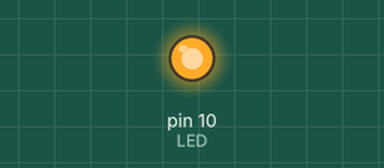
Recording of a sketch running on a simulated Arduino Uno, built with avr-gcc and run on an emulated ATmega328P. Shown: output pins drawn as LEDs (lit = HIGH).

Above: at 0.1 s.
Timing chart, 0 to 1.6 s (numbered marks = the images above):
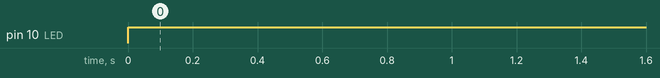

The sketch:

test.ino
```cpp
#include "blink.h"


void setup() {
  int LED = 10;
  pinMode(LED, OUTPUT);

}

void loop() {
    blinking test;
  test.run();


}
```

blink.h
```cpp
#ifndef BLINK_H
#define BLINK_H

class blinking{
  public:
   void run();
  };

#endif
```

blink.ino
```cpp
#include "blink.h"

void blinking::run()
{
  digitalWrite(10, HIGH);        // Turn the LED from off to on, or on to off
  delay(1000);          // Wait for 1 second (1000 milliseconds)
}
```

Measured:
- by itself, pin 10 (LED): LOW → HIGH at 0.00 s
